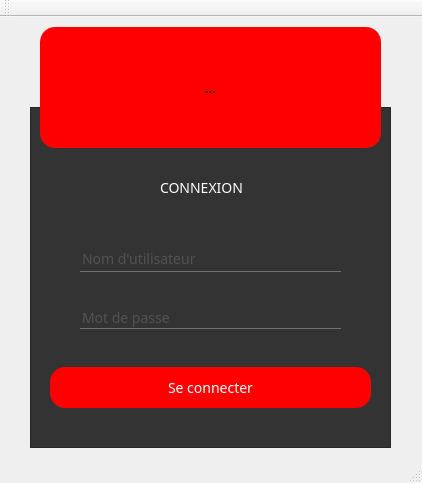
<?xml version="1.0" encoding="UTF-8"?>
<ui version="4.0">
 <class>MainWindow</class>
 <widget class="QMainWindow" name="MainWindow">
  <property name="geometry">
   <rect>
    <x>0</x>
    <y>0</y>
    <width>422</width>
    <height>483</height>
   </rect>
  </property>
  <property name="windowTitle">
   <string>MainWindow</string>
  </property>
  <property name="windowIcon">
   <iconset resource="ressources.qrc">
    <normaloff>:/images/logoapp.png</normaloff>:/images/logoapp.png</iconset>
  </property>
  <property name="styleSheet">
   <string notr="true">*{
	font-family:century gothic;
	font-size:14px;

}
QFrame{
	background:#333;
}

#MainWindow{
	background:url(:/images/apple.png);
}

#toolButton{
	background:url(:/images/robot.PNG);
}
QPushButton{
	color:white;
	border-radius:60px;
	background:red;
}

QToolButton{
	border-radius:15px;
	background:red;
}

QLabel{
	color:white;
}
QPushButton{
	
	border-radius:15px;
	background:red;
}

QPushButton:hover{
	color:red;
	border-radius:15px;
	background:#49ebff;
}
QLineEdit{
	background:transparent;
	border:none;
	color:#717072;
	border-bottom:1px solid #717072;

}</string>
  </property>
  <property name="iconSize">
   <size>
    <width>40</width>
    <height>40</height>
   </size>
  </property>
  <widget class="QWidget" name="centralWidget">
   <widget class="QFrame" name="frame">
    <property name="geometry">
     <rect>
      <x>30</x>
      <y>90</y>
      <width>361</width>
      <height>341</height>
     </rect>
    </property>
    <property name="frameShape">
     <enum>QFrame::StyledPanel</enum>
    </property>
    <property name="frameShadow">
     <enum>QFrame::Raised</enum>
    </property>
    <widget class="QLabel" name="label">
     <property name="geometry">
      <rect>
       <x>130</x>
       <y>60</y>
       <width>101</width>
       <height>41</height>
      </rect>
     </property>
     <property name="text">
      <string>CONNEXION</string>
     </property>
    </widget>
    <widget class="QPushButton" name="pushButton">
     <property name="geometry">
      <rect>
       <x>20</x>
       <y>260</y>
       <width>321</width>
       <height>41</height>
      </rect>
     </property>
     <property name="text">
      <string>Se connecter</string>
     </property>
     <property name="flat">
      <bool>false</bool>
     </property>
    </widget>
    <widget class="QLineEdit" name="identifiantLineEdit">
     <property name="geometry">
      <rect>
       <x>50</x>
       <y>140</y>
       <width>261</width>
       <height>25</height>
      </rect>
     </property>
     <property name="text">
      <string/>
     </property>
     <property name="placeholderText">
      <string>Nom d'utilisateur</string>
     </property>
    </widget>
    <widget class="QLineEdit" name="motDePasseLineEdit">
     <property name="geometry">
      <rect>
       <x>50</x>
       <y>200</y>
       <width>261</width>
       <height>22</height>
      </rect>
     </property>
     <property name="text">
      <string/>
     </property>
     <property name="echoMode">
      <enum>QLineEdit::Password</enum>
     </property>
     <property name="placeholderText">
      <string>Mot de passe</string>
     </property>
    </widget>
   </widget>
   <widget class="QToolButton" name="toolButton">
    <property name="geometry">
     <rect>
      <x>40</x>
      <y>10</y>
      <width>341</width>
      <height>121</height>
     </rect>
    </property>
    <property name="text">
     <string>...</string>
    </property>
   </widget>
  </widget>
  <widget class="QMenuBar" name="menuBar">
   <property name="geometry">
    <rect>
     <x>0</x>
     <y>0</y>
     <width>422</width>
     <height>25</height>
    </rect>
   </property>
  </widget>
  <widget class="QToolBar" name="mainToolBar">
   <attribute name="toolBarArea">
    <enum>TopToolBarArea</enum>
   </attribute>
   <attribute name="toolBarBreak">
    <bool>false</bool>
   </attribute>
  </widget>
  <widget class="QStatusBar" name="statusBar"/>
 </widget>
 <layoutdefault spacing="6" margin="11"/>
 <resources>
  <include location="ressources.qrc"/>
 </resources>
 <connections/>
</ui>
